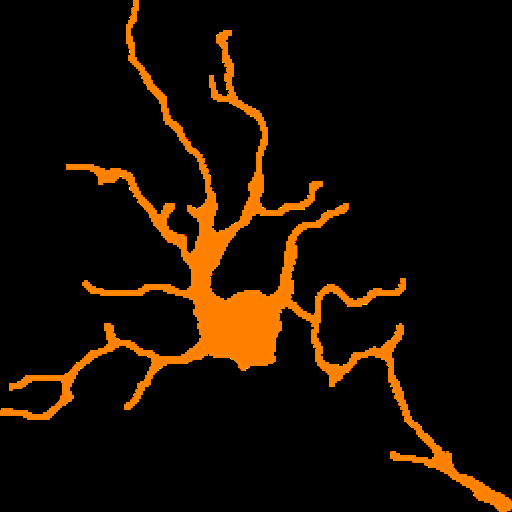
#> input picture MorphoGlia_Interface/resources/4:4transition_image.png, 512 x 512 px; its folder holds only this picture in this run
$ python -i morphoglia.py   (imports and definitions only)
#> lines starting #> are read from the running program, lines starting #| are printed output that depends on the picture; after the words box and inside, x2 and y2 are one past the last pixel; in counts of white or black regions, pixels touching at a corner belong together
#> further down, picture is the input picture: shape (512, 512, 3); mean B, G, R 0, 12.2, 23.9
#!/usr/bin/env python3
# -*- coding: utf-8 -*-
"""
Created on Tue May 23 18:02:46 2023

@author: juanpablomayaarteaga
"""

import os
import tifffile as tiff
import re
from skimage import io

# [56 lines left out: functions name_2_num, name_to_number, save_tif, set_path, not called in this run]


import numpy as np
import cv2


# [6 lines left out: function gammaCorrection, not called in this run]


from PIL import Image

# [195 lines left out: functions padding, find_contours, polygon, calculate_area, cell_analysis, soma_analysis, not called in this run]


from scipy.ndimage import label, generate_binary_structure

# [88 lines left out: functions erase, detect_and_color, count_branches, not called in this run]


from scipy.ndimage import label, generate_binary_structure

# [46 lines left out: functions count, detect_features, not called in this run]


import cv2
import numpy as np
from skimage.measure import label as labels, regionprops

def sholl_circles(image):
    # Extract the red channel
    img = cv2.cvtColor(image, cv2.COLOR_BGR2RGB)

    # Define the lower and upper bounds for the red color
    lower_red = np.array([0, 0, 200], dtype=np.uint8)
    upper_red = np.array([100, 100, 255], dtype=np.uint8)

    # Create a mask to filter out the white values
    mask_white = cv2.inRange(img, (200, 200, 200), (255, 255, 255))
#> mask_white: shape (512, 512); every value is 0

    # Create a mask to filter out the red values
    mask_red = cv2.inRange(img, lower_red, upper_red)

    # Combine the masks
    red_pixels = cv2.bitwise_and(img, img, mask=cv2.bitwise_not(mask_white))

    # Connected components labeling
    centroid, num_objects = labels(red_pixels, connectivity=2, background=0, return_num=True)
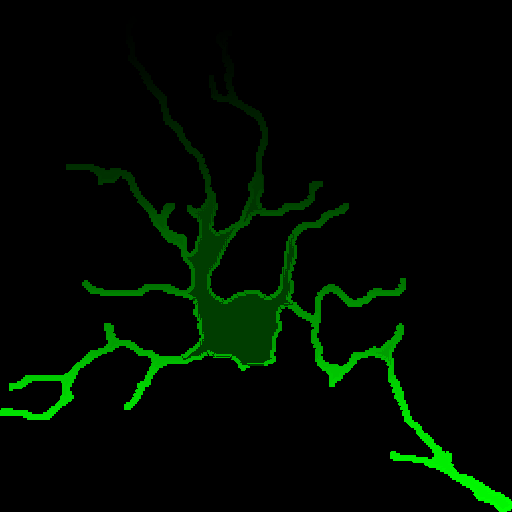
#> centroid: shape (512, 512, 3) int64; mean R, G, B 0.1, 368.3, 0; drawn with min black and max white
#> num_objects = 9112

    # Get region properties
    props = regionprops(centroid)
#> props = 9112 regions

    # Calculate the distance between the centroid and the four vertices of the image
    max_distance = max(
        np.linalg.norm([props[0].centroid[1], props[0].centroid[0]]),  # Top-left vertex
        np.linalg.norm([props[0].centroid[1], img.shape[0] - props[0].centroid[0]]),  # Bottom-left vertex
        np.linalg.norm([img.shape[1] - props[0].centroid[1], props[0].centroid[0]]),  # Top-right vertex
        np.linalg.norm([img.shape[1] - props[0].centroid[1], img.shape[0] - props[0].centroid[0]])  # Bottom-right vertex
    )
#> max_distance = 395.8

    # Pad the image to be exactly the size of the circumscribed circle
    padding = int(max_distance)  # Round down to the nearest integer
#> padding = 395
    img_padded = np.pad(img, ((padding, padding), (padding, padding), (0, 0)))
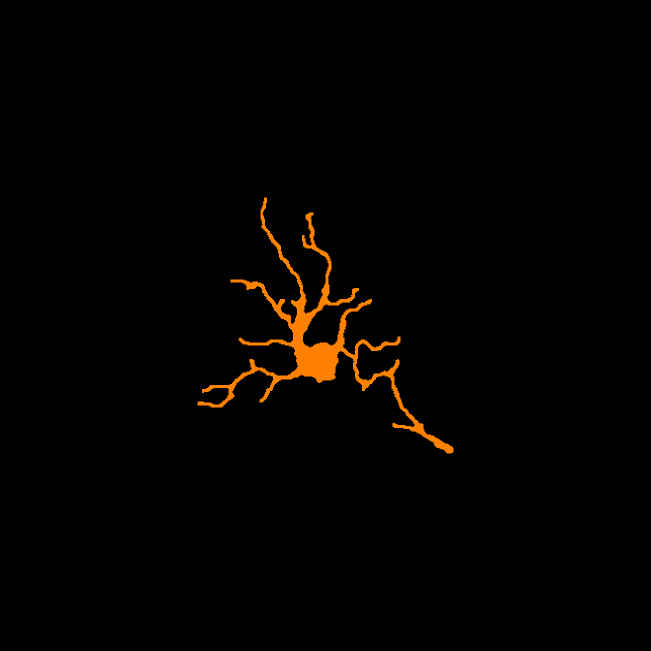
#> img_padded: shape (1302, 1302, 3) (shown at 1/2 size); mean R, G, B 3.7, 1.9, 0

    # Create an empty colored image
    circle_image = np.zeros_like(img_padded)

    # Draw a blue point at the centroid
    blue_point_coords = (
        int(props[0].centroid[1] + padding),
        int(props[0].centroid[0] + padding)
    )  # Row and column coordinates
#> blue_point_coords = (635, 682)
    circle_image[blue_point_coords[1], blue_point_coords[0]] = [255, 0, 0]

    # Draw red growing circles with the centroid as the center
    for radius in range(25, int(max_distance), 10):
        cv2.circle(circle_image, blue_point_coords, radius, (0, 0, 255), 2)
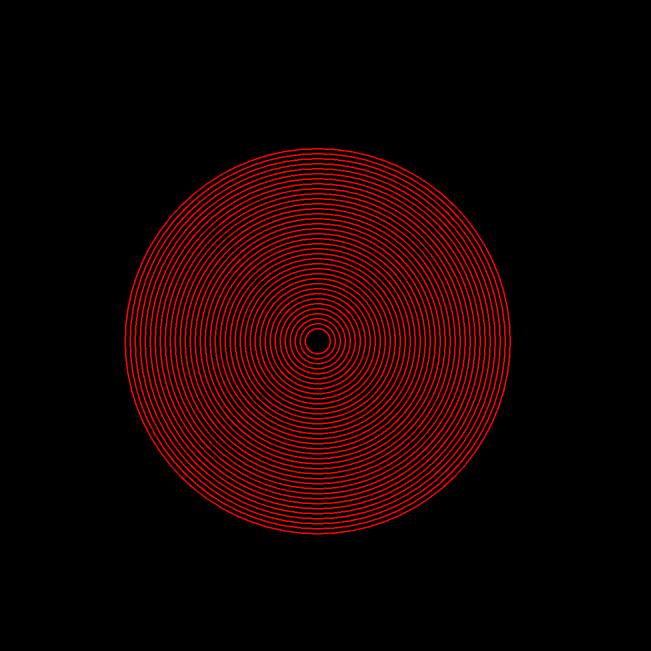
#> circle_image: shape (1302, 1302, 3) (shown at 1/2 size); mean of channels 0, 1, 2 0, 0, 21.2; drawn as B, G, R

    # Overlap the padded input image and the colored image bitwise
    result_image = cv2.bitwise_or(img_padded, circle_image)
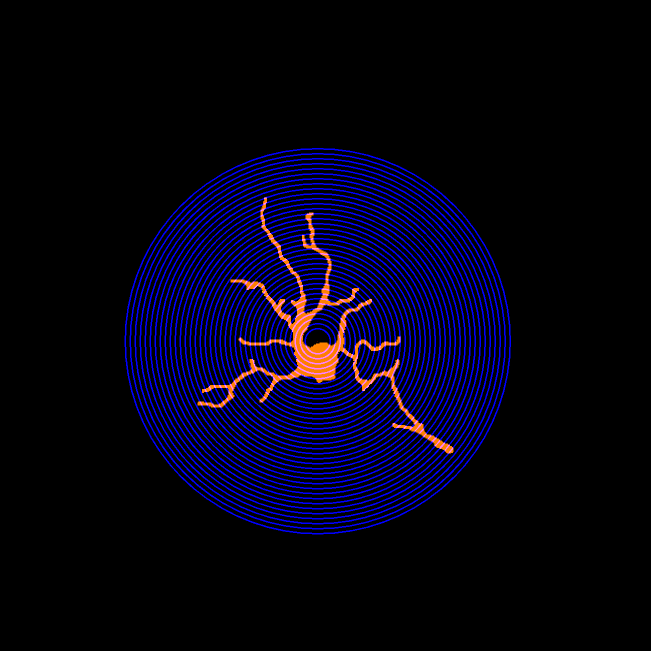
#> result_image: shape (1302, 1302, 3) (shown at 1/2 size); mean R, G, B 3.7, 1.9, 21.2

    # Detect if the colored image and the padded input image touch at some points
    touching_points = cv2.bitwise_and(img_padded, circle_image)
#> touching_points: shape (1302, 1302, 3); every value is 0

    # Count the number of touching points
    num_touching_points = np.max(labels(touching_points))
#> num_touching_points = 0

    # Convert the touching points to green
    result_image[np.where((touching_points == [0, 0, 255]).all(axis=2))] = [0, 255, 0]  # Green color
    sholl_image = result_image
    #sholl_image = cv2.cvtColor(result_image, cv2.COLOR_BGR2RGB)
    #circle_image = cv2.cvtColor(circle_image, cv2.COLOR_RGB2BGR)
    gray = cv2.cvtColor(sholl_image, cv2.COLOR_BGR2GRAY)

    # Threshold the image to create a binary mask
    _, thresholded = cv2.threshold(gray, 1, 255, cv2.THRESH_BINARY)
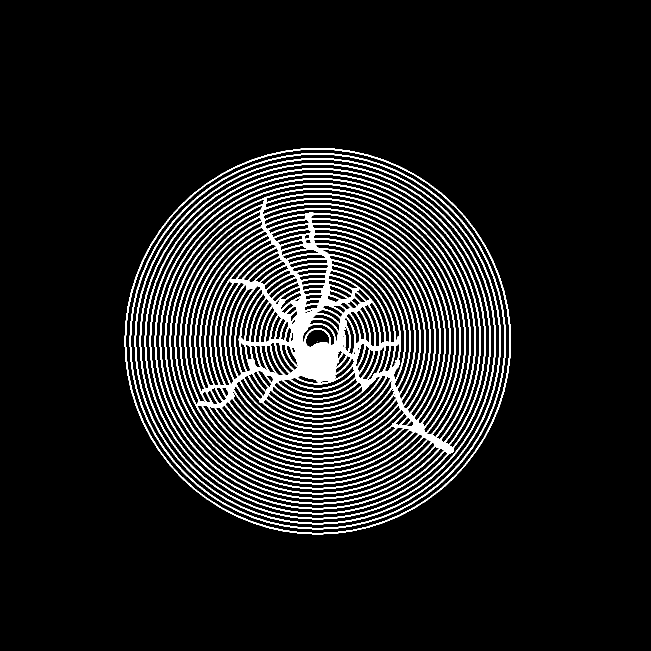
#> thresholded: shape (1302, 1302) (shown at 1/2 size); 9.3% white; 6 white regions (1 under 20 px)

    # Find contours in the binary mask
    contours, _ = cv2.findContours(thresholded, cv2.RETR_EXTERNAL, cv2.CHAIN_APPROX_SIMPLE)
#> contours = 1 contour; box (x1, y1, x2, y2) and area: (249, 296, 1022, 1069) 467492

    # Find the bounding box of the largest contour
    if contours:
        largest_contour = max(contours, key=cv2.contourArea)
#> largest_contour = contour of 1112 points, box (x1, y1, x2, y2) (249, 296, 1022, 1069), area 467492
        x, y, w, h = cv2.boundingRect(largest_contour)
#> x = 249; y = 296; w = 773; h = 773


    x, y, w, h = cv2.boundingRect(largest_contour)

    # Crop the Sholl image to the bounding box
    sholl_image = sholl_image[y:y + h, x:x + w]
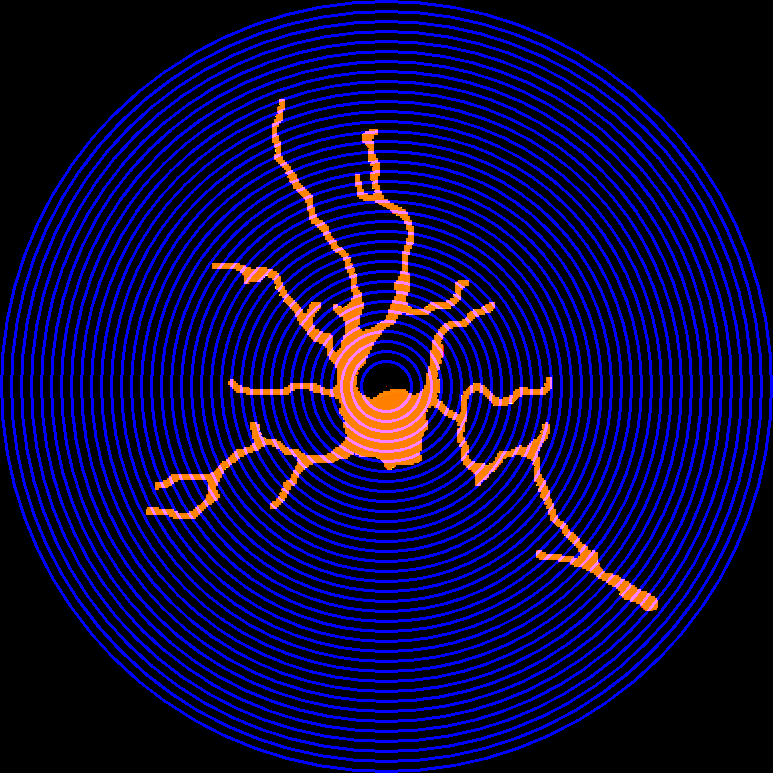
#> sholl_image: shape (773, 773, 3); mean R, G, B 10.5, 5.3, 60.2
    # Crop the Sholl image to the bounding box
    circle_image = circle_image[y:y + h, x:x + w]
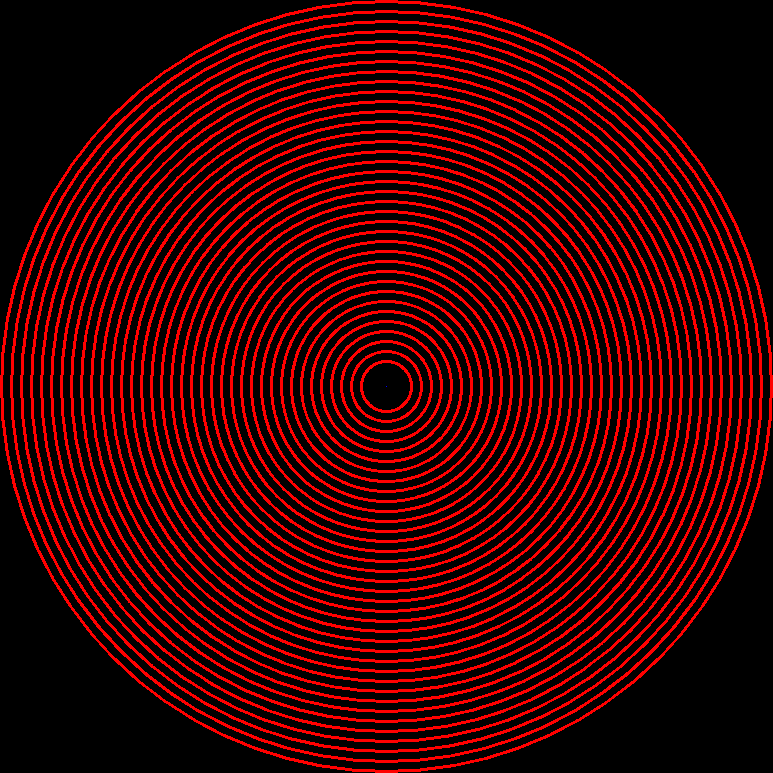
#> circle_image: shape (773, 773, 3); mean of channels 0, 1, 2 0, 0, 60.2; drawn as B, G, R

    return sholl_image, max_distance, num_touching_points, circle_image

>>> import cv2
>>> picture = cv2.imread('MorphoGlia_Interface/resources/4:4transition_image.png')
>>> result = sholl_circles(picture)
